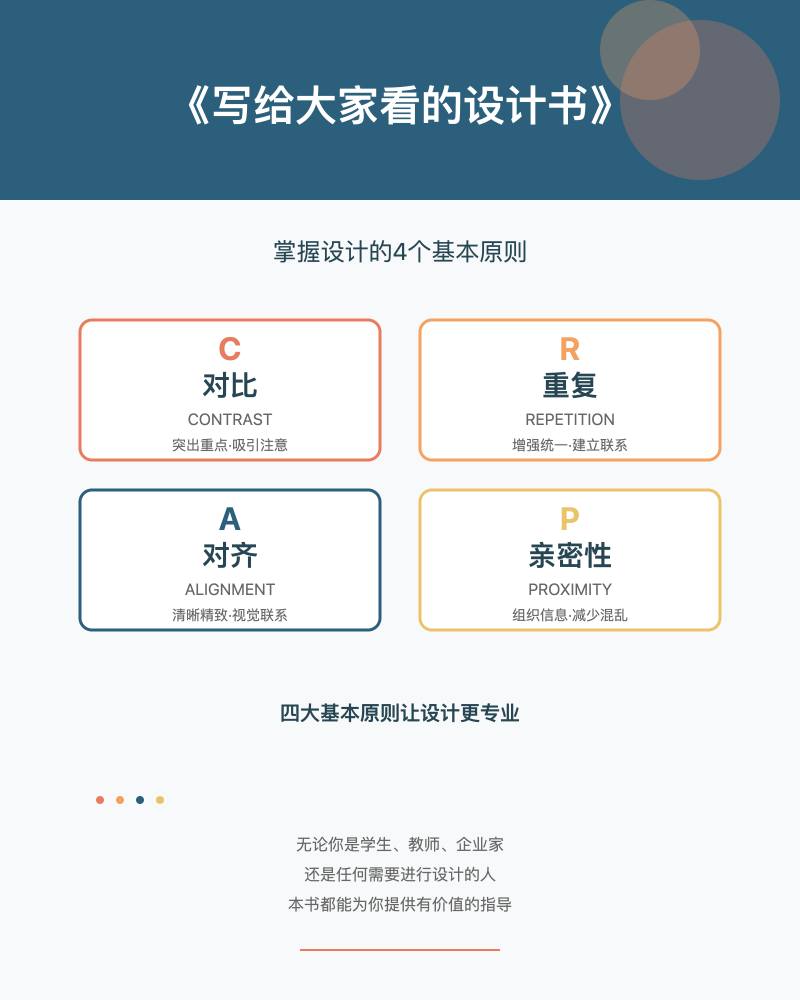
#> input picture examples/写给大家看的设计书_wechat_20251015/png/1.png, 3200 x 4000 px (shown at 1/4 size)
$ python -i ppt_to_md.py   (imports and definitions only)
#> lines starting #> are read from the running program, lines starting #| are printed output that depends on the picture
### skills/ppt-master/scripts/pptx_ooxml/ooxml.py
"""Shared OOXML primitives for PPTX intake and source-preserving export.

Read-side helpers only: namespaces and content-type constants, part /
relationship resolution, EMU unit conversion, slide-shape discovery, and small
JSON readers / writers. Write-side package plumbing lives in ``package.py``.
"""

from __future__ import annotations

import json
import posixpath
import zipfile
from dataclasses import dataclass
from pathlib import Path
from typing import Any
from xml.etree import ElementTree as ET


NS = {
    "a": "http://schemas.openxmlformats.org/drawingml/2006/main",
    "c": "http://schemas.openxmlformats.org/drawingml/2006/chart",
    "p": "http://schemas.openxmlformats.org/presentationml/2006/main",
    "r": "http://schemas.openxmlformats.org/officeDocument/2006/relationships",
}
REL_NS = "http://schemas.openxmlformats.org/package/2006/relationships"
CT_NS = "http://schemas.openxmlformats.org/package/2006/content-types"
P14_NS = "http://schemas.microsoft.com/office/powerpoint/2010/main"
MC_NS = "http://schemas.openxmlformats.org/markup-compatibility/2006"
C14_NS = "http://schemas.microsoft.com/office/drawing/2007/8/2/chart"
C16_NS = "http://schemas.microsoft.com/office/drawing/2014/chart"
C16R2_NS = "http://schemas.microsoft.com/office/drawing/2015/06/chart"

SLIDE_REL_TYPE = "http://schemas.openxmlformats.org/officeDocument/2006/relationships/slide"
NOTES_SLIDE_REL_TYPE = "http://schemas.openxmlformats.org/officeDocument/2006/relationships/notesSlide"
CHART_REL_TYPE = "http://schemas.openxmlformats.org/officeDocument/2006/relationships/chart"
PACKAGE_REL_TYPE = "http://schemas.openxmlformats.org/officeDocument/2006/relationships/package"
SLIDE_CONTENT_TYPE = "application/vnd.openxmlformats-officedocument.presentationml.slide+xml"
NOTES_SLIDE_CONTENT_TYPE = "application/vnd.openxmlformats-officedocument.presentationml.notesSlide+xml"
CHART_CONTENT_TYPE = "application/vnd.openxmlformats-officedocument.drawingml.chart+xml"
XLSX_CONTENT_TYPE = "application/vnd.openxmlformats-officedocument.spreadsheetml.sheet"
EMU_PER_INCH = 914400
PX_PER_INCH = 96


for prefix, uri in NS.items():
    ET.register_namespace(prefix, uri)
ET.register_namespace("", REL_NS)
ET.register_namespace("mc", MC_NS)
ET.register_namespace("c14", C14_NS)
ET.register_namespace("c16", C16_NS)
ET.register_namespace("c16r2", C16R2_NS)
ET.register_namespace("p14", P14_NS)


@dataclass(frozen=True)
class SlideRef:
    """Presentation slide reference resolved from presentation.xml.rels."""

    index: int
    rel_id: str
    target: str
    part_name: str
    rels_name: str


def _qn(namespace: str, tag: str) -> str:
    return f"{{{namespace}}}{tag}"


# [249 lines left out: functions _read_xml, _xml_bytes, _normalize_part, _rels_name_for_part, _emu_to_px, _parse_relationships and 11 more, not called in this run]


def _write_json(path: Path, payload: dict[str, Any]) -> None:
    path.parent.mkdir(parents=True, exist_ok=True)
    path.write_text(json.dumps(payload, ensure_ascii=False, indent=2) + "\n", encoding="utf-8")

### skills/ppt-master/scripts/source_to_md/ppt_to_md.py
#!/usr/bin/env python3
"""
PowerPoint to Markdown Converter

Extracts slide text, tables, SmartArt node structure, speaker notes, and
embedded pictures from Open XML PowerPoint files into Markdown.

Primary use case: PPTX source decks -> Markdown for PPT generation input.

Hyperlinks present in the source deck are preserved: run-level external URLs
and slide-internal jumps are emitted as ``[text](url)`` / ``[text](#slide-N)``,
with a shape-level ``click_action`` fallback.

Dependency:
    pip install python-pptx

API stability note:
    Detecting slide-internal jumps (``ppaction://hlinksldjump``) reads
    ``run._r`` (the CT_TextRun lxml element) because python-pptx exposes no
    public API to distinguish an internal jump from an external URL. XY chart
    extraction likewise reads ``series._element`` for X values and bubble sizes,
    which the public chart API does not expose. Keep these private accesses
    localized here and covered by conversion smoke tests.
"""

from __future__ import annotations

import argparse
import hashlib
import json
import re
import shutil
import sys
import zipfile
from dataclasses import dataclass
from io import BytesIO
from pathlib import Path
from urllib.parse import quote
from xml.etree import ElementTree as ET

_SCRIPTS_DIR = Path(__file__).resolve().parents[1]
if str(_SCRIPTS_DIR) not in sys.path:
    sys.path.insert(0, str(_SCRIPTS_DIR))

from console_encoding import configure_utf8_stdio  # noqa: E402
from _batch import run_path_batch  # noqa: E402
from _conversion_profile import write_conversion_profile_best_effort  # noqa: E402
from _markdown_text import escape_markdown_text  # noqa: E402
from _omml_latex import _local_name, _omml_to_latex  # noqa: E402
from pptx_ooxml.diagram_read import (  # noqa: E402
    read_smartart_diagrams,
    smartart_to_markdown,
)
from pptx_ooxml.ooxml import _remove_author_hidden_shapes, _shape_identity  # noqa: E402

# [1 line not run here, left out]

# Help must not depend on the optional conversion packages: a stdlib-only
# interpreter still gets the argparse usage (docs/rules/code-style.md §4).
_HELP_REQUESTED = __name__ == "__main__" and any(
    arg in {"-h", "--help"} for arg in sys.argv[1:]
)
if not _HELP_REQUESTED:
    try:
        from pptx import Presentation
        from pptx.enum.action import PP_ACTION
        from pptx.enum.shapes import MSO_SHAPE_TYPE
        from pptx.oxml.ns import qn
        from pptx.text.text import _Run
    except ImportError:
        print("[ERROR] python-pptx not installed. Run: pip install python-pptx", file=sys.stderr)
        sys.exit(1)


EMU_PER_INCH = 914400
DRAWINGML_NS = "http://schemas.openxmlformats.org/drawingml/2006/main"
PRESENTATIONML_NS = "http://schemas.openxmlformats.org/presentationml/2006/main"
RELATIONSHIP_NS = "http://schemas.openxmlformats.org/officeDocument/2006/relationships"
MARKUP_COMPATIBILITY_NS = "http://schemas.openxmlformats.org/markup-compatibility/2006"
OFFICE_MATH_TAG = "{http://schemas.microsoft.com/office/drawing/2010/main}m"
CHARTEX_URI = "http://schemas.microsoft.com/office/drawing/2014/chartex"
OFFICE_VECTOR_EXTENSIONS = {"emf", "wmf"}
IMAGE_EXT_BY_CONTENT_TYPE = {
    "image/bmp": "bmp",
    "image/gif": "gif",
    "image/jpeg": "jpg",
    "image/jpg": "jpg",
    "image/png": "png",
    "image/svg+xml": "svg",
    "image/tiff": "tiff",
    "image/x-emf": "emf",
    "image/x-wmf": "wmf",
}
LEGACY_GENERATED_IMAGE_RE = re.compile(r"^slide_\d{2}_image_\d{2}\.[A-Za-z0-9]+$")
_READBACK_SLIDE_HEADING_RE = re.compile(r"^## Slide\s+\d+\s*$")
_READBACK_NOTES_HEADING_RE = re.compile(r"^### Speaker Notes\s*$")

# Hyperlink schemes dropped during extraction (a blacklist of known-dangerous
# schemes). PowerPoint also rejects unrecognized schemes at open time, so the
# residual risk from schemes not listed here is low.
UNSUPPORTED_URL_SCHEMES = ("javascript:", "data:", "vbscript:", "file:")


SUPPORTED_FORMATS = {
    ".pptx": "PowerPoint Presentation",
    ".pptm": "Macro-enabled PowerPoint Presentation",
    ".ppsx": "PowerPoint Slide Show",
    ".ppsm": "Macro-enabled PowerPoint Slide Show",
    ".potx": "PowerPoint Template",
    ".potm": "Macro-enabled PowerPoint Template",
}


@dataclass
class LeafShape:
    """Flattened leaf shape with stable position ordering."""

    shape: object
    top: int
    left: int


@dataclass
class SavedPicture:
    """Extracted image asset plus manifest metadata."""

    filename: str
    manifest_entry: dict[str, object]
    is_new_asset: bool


# [420 lines left out: functions normalize_text, _escape_readback_control_lines, normalize_ext, sanitize_filename, escape_table_cell, _safe_position and 15 more, not called in this run]


def text_frame_to_markdown(
    text_frame: object,
    shape: object = None,
    *,
    use_shape_click_action: bool = True,
) -> str:
    """Convert a PowerPoint text frame into Markdown, preserving hyperlinks.

    Run-level external URLs and slide-internal jumps are emitted as
    ``[text](url)`` / ``[text](#slide-N)``; consecutive runs sharing a URL are
    merged. When no run carries a link, the shape's ``click_action`` is used as
    a paragraph-level fallback. Pass ``shape`` to enable hyperlink extraction;
    without it the frame degrades to plain text.
    """
    visible_paragraphs = [
        paragraph for paragraph in text_frame.paragraphs
        if normalize_text(paragraph.text)
        or _paragraph_has_hyperlink(paragraph)
        or paragraph._p.find(OFFICE_MATH_TAG) is not None
    ]
    if not visible_paragraphs:
        return ""

    paragraphs = []
    counters = {}
    previous_list = False
    number_jump = False
    style_shape = shape if shape is not None else getattr(text_frame, "_parent", None)
    for paragraph in visible_paragraphs:
        text = _escape_readback_control_lines(
            _paragraph_to_markdown(
                paragraph,
                shape,
                use_shape_click_action=use_shape_click_action,
            )
        )
        if not text:
            continue
        bullet, direct = _paragraph_bullet(paragraph, style_shape)
        kind = bullet.tag.rsplit("}", 1)[-1] if bullet is not None else "buNone"
        list_like = kind != "buNone"
        if kind == "buAutoNum":
            scheme = bullet.get("type", "arabicPeriod")
            level = paragraph.level
            for deeper in list(counters):
                if deeper > level:
                    del counters[deeper]
            previous = counters.get(level)
            start = bullet.get("startAt")
            if start is not None and (direct or previous is None or previous[0] != scheme):
                number = int(start)
            else:
                number = previous[1] + 1 if previous and previous[0] == scheme else 1
            if previous and previous[0] == scheme and number != previous[1] + 1:
                number_jump = True
            counters[level] = (scheme, number)
            marker = _numbered_marker(number, scheme)
        else:
            marker = "-"
            if kind == "buNone":
                counters.clear()
        if paragraphs:
            literal_numbered = bool(re.match(r"^\d+[.)]\s", text))
            previous_numbered = bool(re.match(r"^\d+[.)]\s", paragraphs[-1]))
            paragraphs.append("\n" if (list_like and previous_list) or
                              (literal_numbered and previous_numbered) else "\n\n")
        if list_like:
            indent = "  " * max(paragraph.level, 0)
            paragraphs.append(f"{indent}{marker} {text}")
        else:
            paragraphs.append(text)
        previous_list = list_like

    markdown = "".join(paragraphs)
    if number_jump:
        # Markdown renderers renumber jumps/restarts. Literal labels retain
        # each source number even when native list semantics cannot map.
        markdown = re.sub(r"^(\s*)(\d+)\. ", r"\1\2\\. ", markdown, flags=re.M)
    return markdown


# [479 lines left out: functions table_to_markdown, _format_chart_value, _chart_title_text, _picture_alt_text, _chart_header, _chart_warning_lines and 14 more, not called in this run]


def _shape_emu(shape: object, attr: str) -> int:
    value = getattr(shape, attr, 0) or 0
    return int(value)


# [515 lines left out: functions _shape_occurrence, _update_manifest_usage, _manifest_entry, _asset_cache_key, _asset_filename, save_picture and 4 more, not called in this run]


# [2 lines not run here, left out]

>>> import cv2
>>> picture = cv2.imread('../../../../examples/写给大家看的设计书_wechat_20251015/png/1.png', cv2.IMREAD_GRAYSCALE)
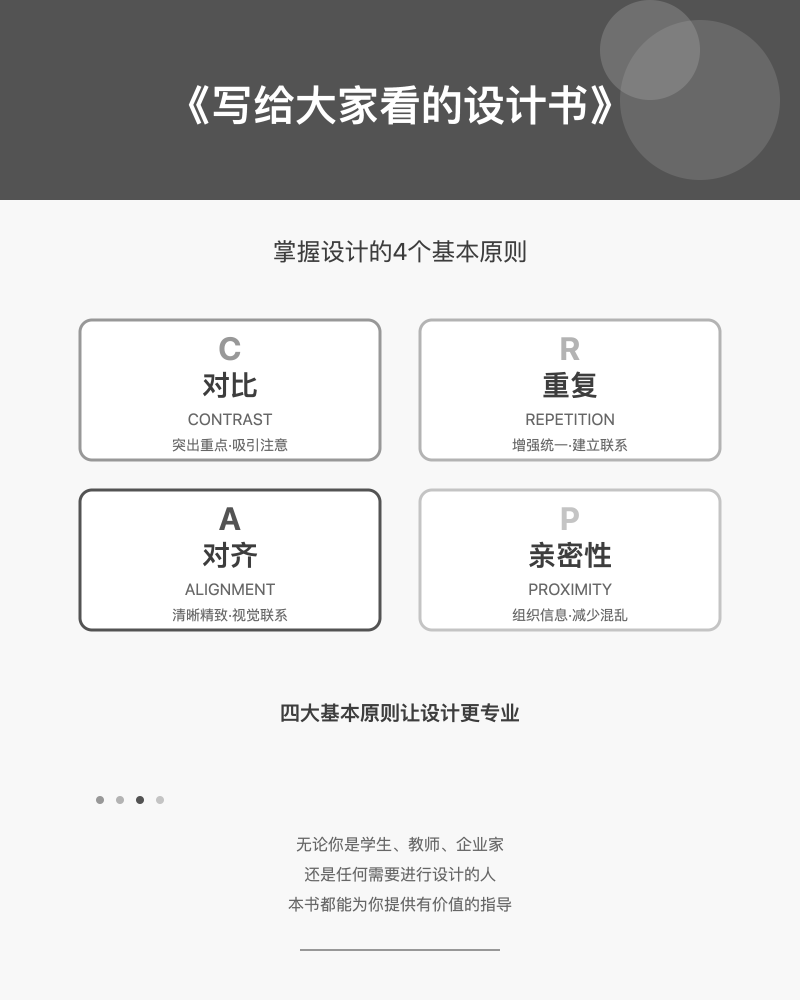
#> picture: shape (4000, 3200) (shown at 1/4 size); min 61, max 255, mean 214.4
>>> result = text_frame_to_markdown(picture)
#> (the run stopped early here; a loop or call above may not have finished)

$ run again, on examples/写给大家看的设计书_wechat_20251015/png/5.png
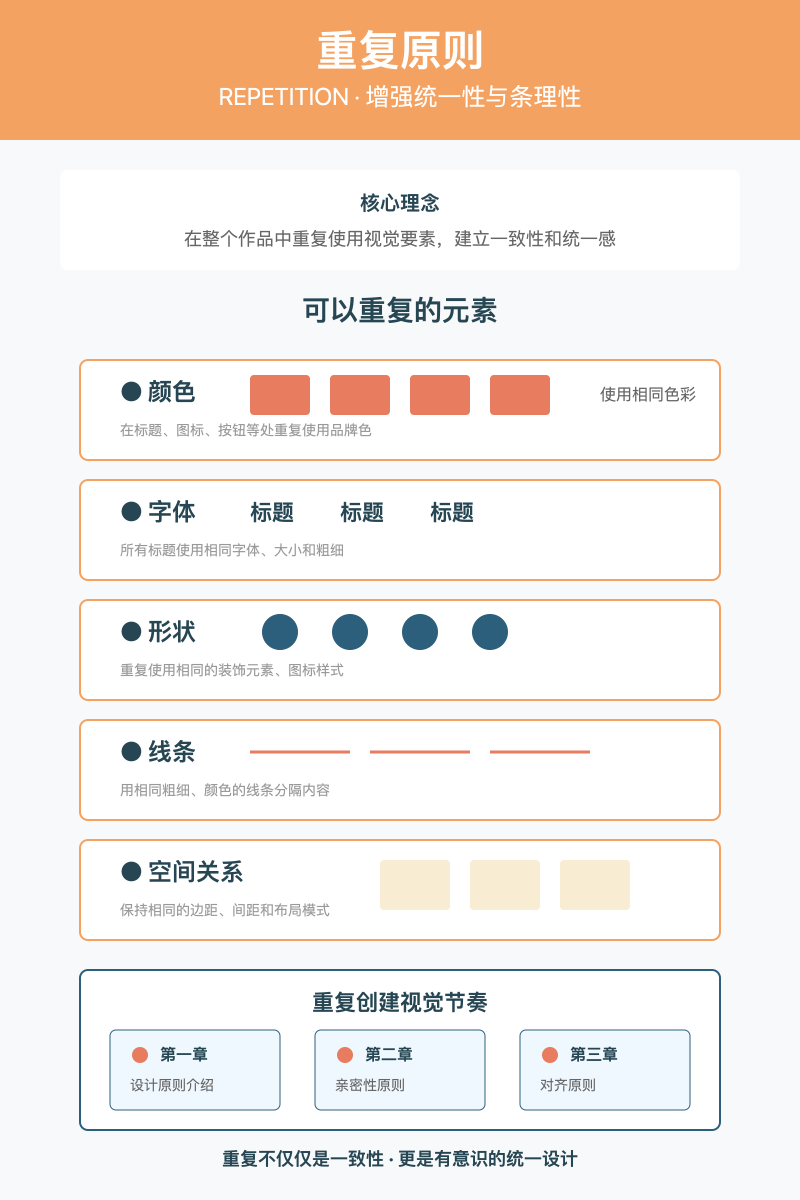
#> input picture examples/写给大家看的设计书_wechat_20251015/png/5.png, 3200 x 4800 px (shown at 1/4 size)
#> `picture = cv2.imread('../../../../examples/写给大家看的设计书_wechat_20251015/p..`:
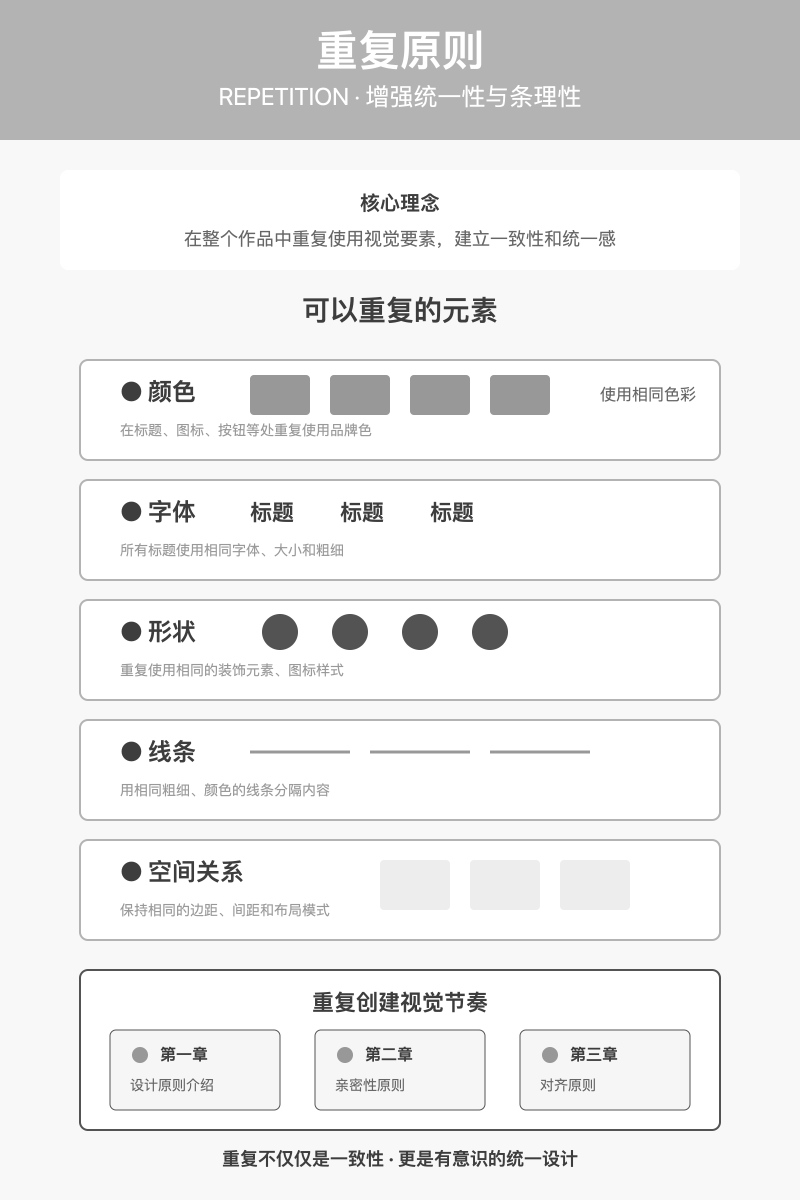
#> picture: shape (4800, 3200) (shown at 1/4 size); min 61, max 255, mean 235.7

$ run again, on examples/写给大家看的设计书_wechat_20251015/png/6.png
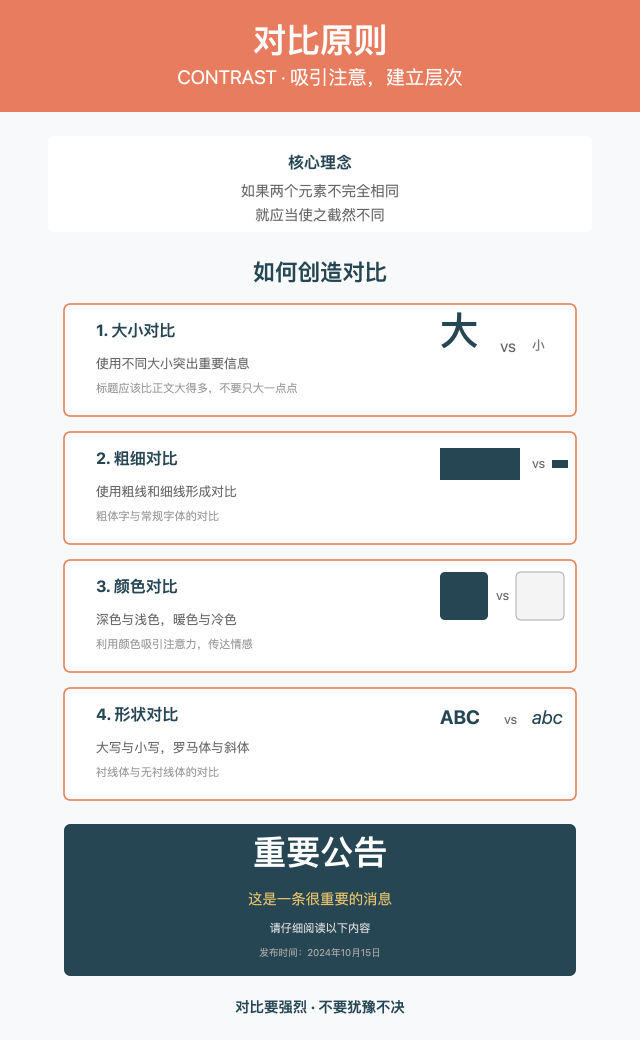
#> input picture examples/写给大家看的设计书_wechat_20251015/png/6.png, 3200 x 5200 px (shown at 1/5 size)
#> `picture = cv2.imread('../../../../examples/写给大家看的设计书_wechat_20251015/p..`:
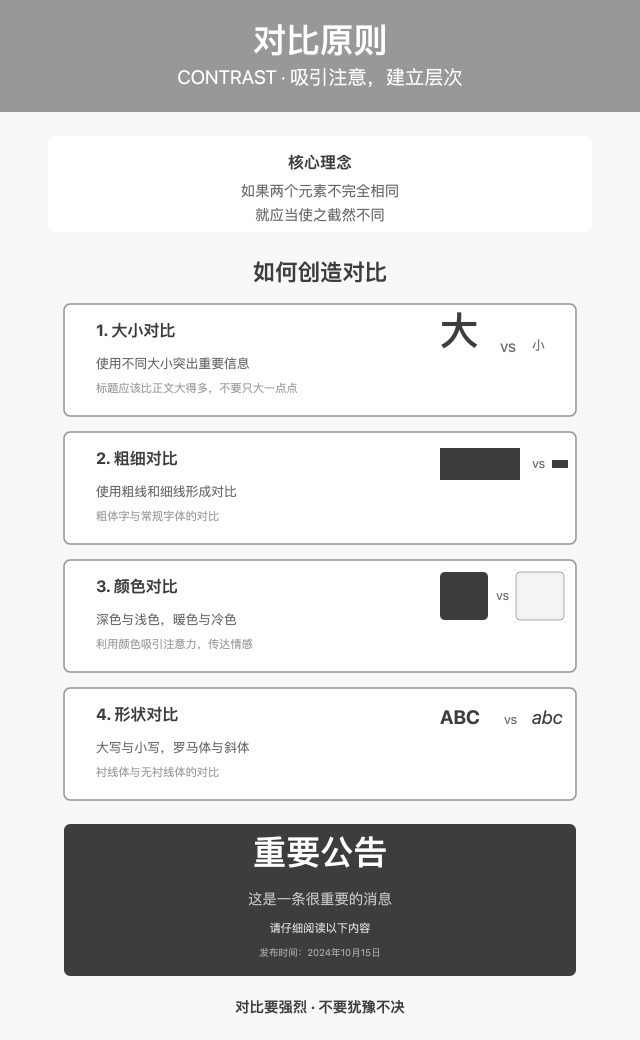
#> picture: shape (5200, 3200) (shown at 1/5 size); min 61, max 255, mean 214.8
